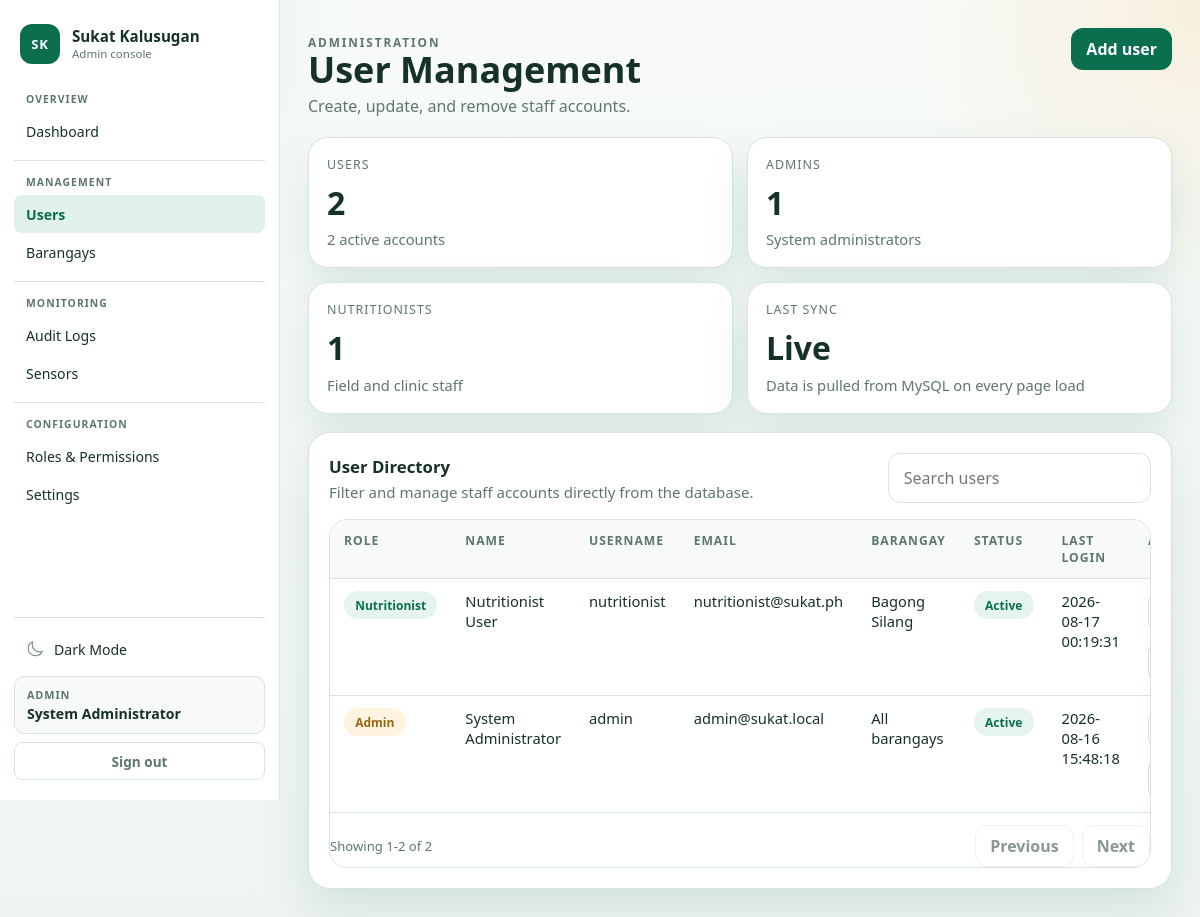
The page /admin/users.php (signed in) on the database its author committed.
### tables this page shows
CREATE TABLE `users` (
  `id` int(10) UNSIGNED NOT NULL,
  `name` varchar(150) NOT NULL,
  `email` varchar(150) NOT NULL,
  `username` varchar(100) NOT NULL,
  `password_hash` varchar(255) NOT NULL,
  `phone` varchar(30) DEFAULT NULL,
  `role_id` int(10) UNSIGNED NOT NULL,
  `barangay_id` int(10) UNSIGNED DEFAULT NULL,
  `status` enum('active','inactive') NOT NULL DEFAULT 'active',
  `last_login` timestamp NULL DEFAULT NULL,
  `created_at` timestamp NOT NULL DEFAULT current_timestamp(),
  `updated_at` timestamp NOT NULL DEFAULT current_timestamp() ON UPDATE current_timestamp()
);

CREATE TABLE `roles` (
  `id` int(10) UNSIGNED NOT NULL,
  `name` varchar(50) NOT NULL,
  `description` varchar(255) DEFAULT NULL,
  `created_at` timestamp NOT NULL DEFAULT current_timestamp(),
  `updated_at` timestamp NOT NULL DEFAULT current_timestamp() ON UPDATE current_timestamp()
);

CREATE TABLE `barangays` (
  `id` int(10) UNSIGNED NOT NULL,
  `name` varchar(100) NOT NULL,
  `city_municipality` varchar(150) DEFAULT NULL,
  `status` enum('active','inactive') NOT NULL DEFAULT 'active',
  `created_at` timestamp NOT NULL DEFAULT current_timestamp(),
  `updated_at` timestamp NOT NULL DEFAULT current_timestamp() ON UPDATE current_timestamp()
);

### public_html/includes/auth_middleware.php (called while the page is built, shortened)
<?php
function app_base_path(): string
{
    $scriptName = str_replace('\\', '/', (string)($_SERVER['SCRIPT_NAME'] ?? ''));
    $routeMarkers = ['/api/', '/admin/', '/nutritionist/', '/parent/', '/kiosk/', '/auth/'];
    foreach ($routeMarkers as $marker) {
        $position = strpos($scriptName, $marker);
        if ($position !== false) {
            return rtrim(substr($scriptName, 0, $position), '/');
        }
    }
    return rtrim(dirname($scriptName), '/');
}
function app_url(string $path = ''): string
{
    $basePath = app_base_path();
    $normalizedPath = '/' . ltrim($path, '/');
    if ($basePath === '' || $basePath === '/') {
        return $normalizedPath;
    }
    return $basePath . $normalizedPath;
}
function current_user(): ?array
{
    return $_SESSION['auth'];
}

### public_html/admin/users.php (the view, shortened to what this page needs)
<?php
require_once __DIR__ . '/../includes/admin_helpers.php';
$users = admin_fetch_all(
    'SELECT u.id, u.name, u.email, u.username, u.phone, u.barangay_id, b.name AS barangay, u.status, u.last_login, u.created_at, r.name AS role_name
     FROM users u
     INNER JOIN roles r ON r.id = u.role_id
     LEFT JOIN barangays b ON b.id = u.barangay_id
     ORDER BY u.created_at DESC, u.id DESC'
);
$adminCount = 0;
$nutritionistCount = 0;
$activeCount = 0;
foreach ($users as $user) {
    if ($user['role_name'] === 'admin') {
        $adminCount++;
    }
    if ($user['role_name'] === 'nutritionist') {
        $nutritionistCount++;
    }
    if ($user['status'] === 'active') {
        $activeCount++;
    }
}
$actions = '<a class="admin-btn" href="' . admin_e(app_url('/admin/user_form.php')) . '">Add user</a>';
admin_layout_start('User Management', 'Create, update, and remove staff accounts.', 'users', $actions);
?>
<section class="admin-grid-cards">
    <article class="admin-card">
        <div class="admin-stat-label">Users</div>
        <div class="admin-stat-value"><?php echo count($users); ?></div>
        <div class="admin-stat-note"><?php echo $activeCount; ?> active accounts</div>
    </article>
    <article class="admin-card">
        <div class="admin-stat-label">Admins</div>
        <div class="admin-stat-value"><?php echo $adminCount; ?></div>
        <div class="admin-stat-note">System administrators</div>
    </article>
    <article class="admin-card">
        <div class="admin-stat-label">Nutritionists</div>
        <div class="admin-stat-value"><?php echo $nutritionistCount; ?></div>
        <div class="admin-stat-note">Field and clinic staff</div>
    </article>
    <article class="admin-card">
        <div class="admin-stat-label">Last Sync</div>
        <div class="admin-stat-value">Live</div>
        <div class="admin-stat-note">Data is pulled from MySQL on every page load</div>
    </article>
</section>
<section class="admin-section">
    <div class="admin-section-head">
        <div>
            <h2 class="admin-section-title">User Directory</h2>
            <p class="admin-section-subtitle">Filter and manage staff accounts directly from the database.</p>
        </div>
        <div class="admin-toolbar" style="margin:0;">
            <input class="admin-search" type="search" placeholder="Search users" data-admin-filter="#users-table">
        </div>
    </div>
    <div class="admin-table-wrap">
        <table class="admin-table" id="users-table">
            <thead>
                <tr>
                    <th>Role</th>
                    <th>Name</th>
                    <th>Username</th>
                    <th>Email</th>
                    <th>Barangay</th>
                    <th>Status</th>
                    <th>Last login</th>
                    <th>Actions</th>
                </tr>
            </thead>
            <tbody>
                <?php foreach ($users as $user): ?>
                    <?php
                    $statusClass = $user['status'] === 'active' ? 'is-success' : 'is-muted';
                    ?>
                    <tr data-filter-text="<?php echo admin_e(strtolower($user['name'] . ' ' . $user['email'] . ' ' . $user['username'] . ' ' . $user['role_name'])); ?>">
                        <td><span class="admin-pill <?php echo $user['role_name'] === 'admin' ? 'is-warn' : 'is-success'; ?>"><?php echo admin_e(ucfirst($user['role_name'])); ?></span></td>
                        <td><?php echo admin_e($user['name']); ?></td>
                        <td><?php echo admin_e($user['username'] ?? ''); ?></td>
                        <td><?php echo admin_e($user['email']); ?></td>
                        <td><?php echo admin_e($user['barangay'] ?? 'All barangays'); ?></td>
                        <td><span class="admin-pill <?php echo $statusClass; ?>"><?php echo admin_e(ucfirst($user['status'])); ?></span></td>
                        <td><?php echo admin_e((string)($user['last_login'] ?? 'n/a')); ?></td>
                        <td>
                            <div class="admin-actions">
                                <a class="admin-btn-secondary" href="<?php echo admin_e(app_url('/admin/user_form.php?id=' . (int)$user['id'])); ?>">Edit</a>
                                <form method="post" action="<?php echo admin_e(app_url('/api/admin/users_delete.php')); ?>" onsubmit="return confirm('Delete <?php echo admin_e($user['name']); ?>?');">
                                    <button class="admin-btn-danger" type="submit">Delete</button>
                                </form>
                            </div>
                        </td>
                    </tr>
                <?php endforeach; ?>
            </tbody>
        </table>
    </div>
</section>
<?php
admin_layout_end();

### public_html/includes/admin_helpers.php (shortened to what this page needs)
<?php
require_once __DIR__ . '/auth_middleware.php';
function admin_e(string $value): string
{
    return htmlspecialchars($value, ENT_QUOTES, 'UTF-8');
}
function admin_grouped_nav_items(): array
{
    return [
        [
            'label' => 'Overview',
            'items' => [
                ['key' => 'dashboard', 'label' => 'Dashboard', 'href' => app_url('/admin/dashboard.php'), 'icon' => 'dashboard'],
            ],
        ],
        [
            'label' => 'Management',
            'items' => [
                ['key' => 'users', 'label' => 'Users', 'href' => app_url('/admin/users.php'), 'icon' => 'users'],
                ['key' => 'barangays', 'label' => 'Barangays', 'href' => app_url('/admin/barangays.php'), 'icon' => 'barangays'],
            ],
        ],
        [
            'label' => 'Monitoring',
            'items' => [
                ['key' => 'audit_logs', 'label' => 'Audit Logs', 'href' => app_url('/admin/audit_logs.php'), 'icon' => 'audit_logs'],
                ['key' => 'sensors', 'label' => 'Sensors', 'href' => app_url('/admin/sensors.php'), 'icon' => 'sensors'],
            ],
        ],
        [
            'label' => 'Configuration',
            'items' => [
                ['key' => 'roles_permissions', 'label' => 'Roles & Permissions', 'href' => app_url('/admin/roles_permissions.php'), 'icon' => 'roles_permissions'],
                ['key' => 'settings', 'label' => 'Settings', 'href' => app_url('/admin/settings.php'), 'icon' => 'settings'],
            ],
        ],
    ];
}
function admin_bind_params(mysqli_stmt $stmt, string $types, array &$params): void
{
    if ($types === '' || $params === []) {
        return;
    }
}
function admin_fetch_all(string $sql, string $types = '', array $params = []): array
{
    $conn = get_db_connection();
    $stmt = mysqli_prepare($conn, $sql);
    admin_bind_params($stmt, $types, $params);
    if (!mysqli_stmt_execute($stmt)) {
        error_log('[SukatKalusugan] admin_fetch_all execute failed: ' . mysqli_stmt_error($stmt) . ' | SQL: ' . $sql);
        mysqli_stmt_close($stmt);
        return [];
    }
    $result = mysqli_stmt_get_result($stmt);
    $rows = [];
    if ($result instanceof mysqli_result) {
        while ($row = mysqli_fetch_assoc($result)) {
            $rows[] = $row;
        }
    }
    return $rows;
}
function admin_layout_start(string $title, string $subtitle, string $activeSection, string $actionsHtml = ''): void
{
    $currentUser = current_user();
    $userName = $currentUser['name'] ?? 'Administrator';
    $userRole = $currentUser['role'] ?? 'admin';
    $logoutUrl = app_url('/api/auth/logout.php');
    echo '<!doctype html>';
    echo '<html lang="en">';
    echo '<head>';
    echo '<link rel="stylesheet" href="' . admin_e(app_url('/assets/css/app.css')) . '">';
    echo '<link rel="stylesheet" href="' . admin_e(app_url('/assets/css/admin.css')) . '">';
    echo '</head>';
    echo '<body class="admin-page">';
    echo '<div class="admin-shell">';
    echo '<aside class="admin-sidebar" data-admin-sidebar>';
    echo '<div class="admin-brand">';
    echo '<div class="admin-brand-mark">SK</div>';
    echo '<div>';
    echo '<div class="admin-brand-name">Sukat Kalusugan</div>';
    echo '<div class="admin-brand-sub">Admin console</div>';
    echo '</div>';
    echo '</div>';
    echo '<nav class="admin-nav">';
    foreach (admin_grouped_nav_items() as $groupIndex => $group) {
        echo '<div class="admin-nav-group">';
        echo '<div class="admin-nav-section"><span class="admin-nav-label">' . admin_e($group['label']) . '</span></div>';
        foreach ($group['items'] as $item) {
            $isActive = $item['key'] === $activeSection ? ' is-active' : '';
            echo '<a class="admin-nav-link' . $isActive . '" href="' . admin_e($item['href']) . '">';
            echo '<span>' . admin_e($item['label']) . '</span>';
            echo '</a>';
        }
        echo '</div>';
    }
    echo '</nav>';
    echo '<div class="admin-sidebar-footer">';
    echo '<div class="admin-nav-group sidebar-theme-toggle">';
    echo '<button type="button" data-theme-toggle>';
    echo '<span class="theme-toggle-label">Dark Mode</span>';
    echo '</button>';
    echo '</div>';
    echo '<div class="admin-session-card">';
    echo '<div class="admin-session-role">' . admin_e(ucfirst($userRole)) . '</div>';
    echo '<div class="admin-session-name">' . admin_e($userName) . '</div>';
    echo '</div>';
    echo '<a class="admin-logout" href="' . admin_e($logoutUrl) . '">Sign out</a>';
    echo '</div>';
    echo '</aside>';
    echo '<div class="admin-main">';
    echo '<header class="admin-topbar">';
    echo '<div class="admin-pagehead">';
    echo '<p class="admin-kicker">Administration</p>';
    echo '<h1>' . admin_e($title) . '</h1>';
    echo '<p>' . admin_e($subtitle) . '</p>';
    echo '</div>';
    echo '<div class="admin-topbar-actions">' . $actionsHtml . '</div>';
    echo '</header>';
    echo '<main class="admin-content">';
}
function admin_layout_end(): void
{
    echo '</main>';
    echo '</div>';
    echo '</div>';
    echo '</body>';
    echo '</html>';
}

### public_html/assets/css/app.css (style rules this page uses)
:root { --bg: #f4f7f5; --surface: #ffffff; --surface-alt: #edf7f1; --border: #d8e4dd; --text: #173126; --muted: #5f766c; --primary: #0b6e4f; --primary-strong: #07513a; --accent: #f2a93b; --error: #c93b3b; --shadow: 0 30px 80px rgba(11, 110, 79, 0.12); --radius-xl: 32px; --radius-lg: 22px; --radius-md: 14px; --radius-sm: 10px; --font-display: "Trebuchet MS", "Segoe UI", sans-serif; --font-body: "Segoe UI", "Helvetica Neue", Arial, sans-serif; --field-bg: #ffffff; --flash-error-bg: #fff4f4; --flash-error-border: rgba(201, 59, 59, 0.24); --flash-notice-border: rgba(11, 110, 79, 0.18); --input-focus-border: rgba(11, 110, 79, 0.45); --input-focus-glow: rgba(11, 110, 79, 0.12); --input-placeholder: #8aa299; --page-gradient-start: #f7faf8; }
* { box-sizing: border-box; }
html, body { margin: 0; min-height: 100%; }
body { font-family: var(--font-body); color: var(--text); background: radial-gradient( circle at top left, rgba(11, 110, 79, 0.16), transparent 34% ), radial-gradient( circle at right 20%, rgba(242, 169, 59, 0.16), transparent 28% ), linear-gradient(180deg, var(--page-gradient-start) 0%, var(--bg) 100%); }
a { color: inherit; }
button, input, textarea, select { font: inherit; }

### rows shown on the page
users: name "System Administrator", role.name "Admin", username "admin", email "admin@sukat.local", barangay "All barangays", status "Active", last_login "2026-08-16 15:48:18"
users: role.name "Nutritionist", name "Nutritionist User", username "nutritionist", email "nutritionist@sukat.ph", barangay.name "Bagong Silang", status "Active", last_login "2026-08-17 00:19:31"

### other values the page prints
admin_e($group['label']) "OVERVIEW"
admin_e($item['label']) "Dashboard"
admin_e($group['label']) "MANAGEMENT"
admin_e($item['label']) "Users"
admin_e($item['label']) "Barangays"
admin_e($group['label']) "MONITORING"
admin_e($item['label']) "Audit Logs"
admin_e($item['label']) "Sensors"
admin_e($group['label']) "CONFIGURATION"
admin_e($item['label']) "Roles & Permissions"
admin_e($item['label']) "Settings"
admin_e(ucfirst($userRole)) "ADMIN"
admin_e($title) "User Management"
admin_e($subtitle) "Create, update, and remove staff accounts."
count($users) "2"
